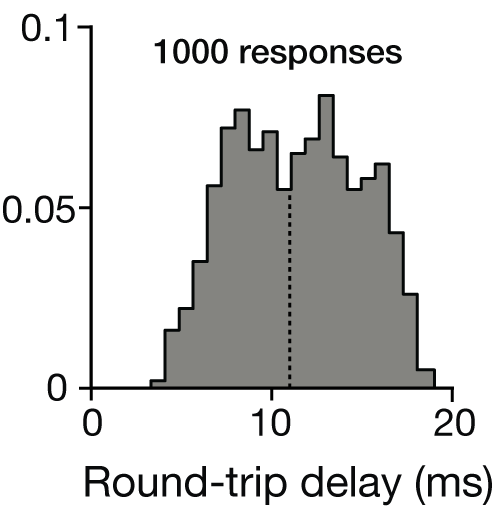
%> input picture doc/figures/latencies/usb.png, 503 x 509 px
$ octave latency_log_raw.m   (GNU Octave 9; MATLAB toolbox functions it lacks are replaced by stand-ins)
%> lines starting %> are read from the running program, lines starting %| are printed output that depends on the picture
%prep histograms (make manually and calibrate to iamges)

I=imread('./latencies/usb.png');
%> I is the input picture: size 509x503x3 uint8; mean R, G, B 217.9, 218, 217.2
clf; hold on;
bins{1}  =[0:20];
hists{1} =[0 0 0 0 0 3 5 8 9 10 9 8 9 10 8 7 8 7 1 1 0 ]
hists{1}=hists{1}./max(hists{1}); % ms

imagesc(flipud(I));
plot((bins{1}*18)+90,120+(hists{1}*300),'r');
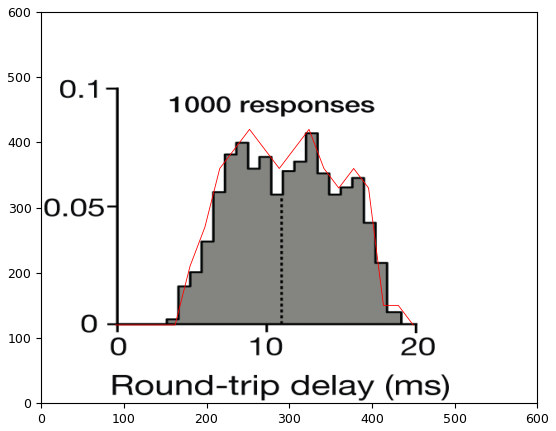
%> figure redrawn from the program's plot data
hists{1}=hists{1}./sum(hists{1});

%% rtxi
I=imread('./latencies/rtxi.png');
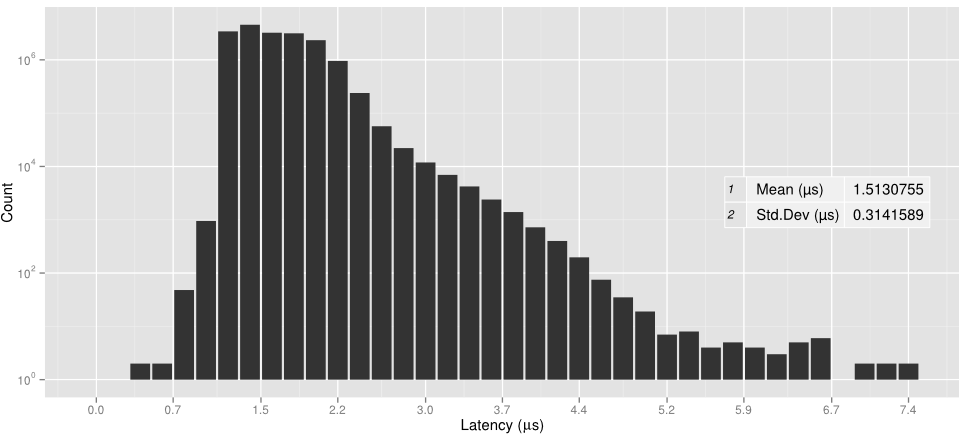
%> input picture doc/figures/latencies/rtxi.png, 959 x 438 px
%> I is the input picture: size 438x959x3 uint8; min 0, max 255, mean 189.1
clf; hold on;
bins{3}  =linspace(0,7.6,32); % us
hists{3} =[0 0 1 1 10 23 24 23 23 21 19 15 14 13 13 11 10 9 8 6 4 3 3 2 2 2 3 2 0 1 1 0]
hists{3}=hists{3}*.05; % ms

imagesc(flipud(I));
plot((bins{3}*110)+99,60+(hists{3}*300),'r');
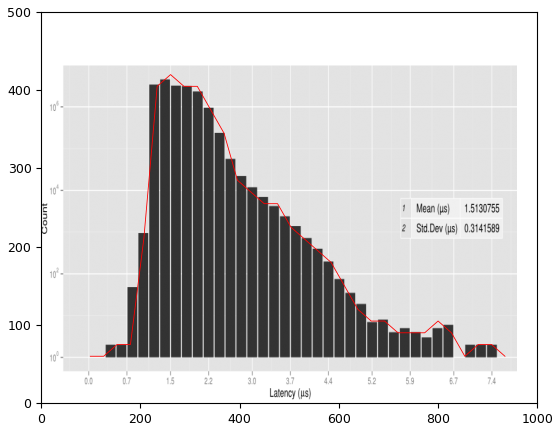
%> figure redrawn from the program's plot data
hists{3}=hists{3}./sum(hists{3});
%% pcie
I=imread('./latencies/pcie_direct.png');
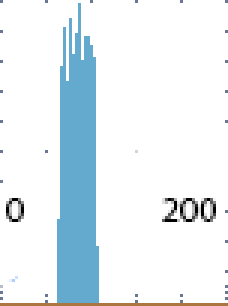
%> input picture doc/figures/latencies/pcie_direct.png, 76 x 102 px (shown 3 times larger)
%> I is the input picture: size 102x76x3 uint8; mean R, G, B 229.2, 238.7, 243.4
clf; hold on;
bins{2}  =linspace(0,200,35); % us
hists{2} =[0 0 0 0 0 0 0 0 0 5 5.5 6 6 6 5 0 0 0 0 0 0 0 0 0 0 0 0 0 0 0 0 0 0 0 0]
hists{2}=hists{2}*.05; % ms

imagesc(flipud(I));
plot((bins{2}*.375)+1,01+(hists{2}*300),'r');
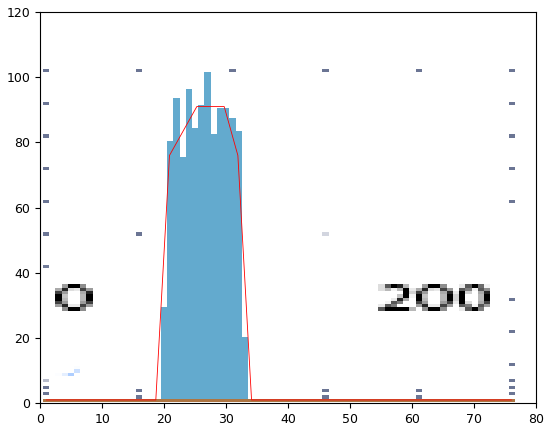
%> figure redrawn from the program's plot data
hists{2}=hists{2}./sum(hists{2});

%% usb
ranges=[0.5,0.501;1,7; 33,33.1; 50,90; 300,600; 800,2000; 5000,20000];
labels={'x'      ,'RTXI','Sample@30kHz', 'PCIe direct', 'PCIe OE chain', 'Ethernet', 'USB'};

clf;
semilogx(0,0);
hold on;
grid on;
for i=1:size(ranges,1)
    plot(ranges(i,:),[i i],'r','LineWidth',3);
    text(ranges(i,2).*1.2,i,labels{i});
end;

plot(bins{1}*1000,7+hists{1}*5,'r'); % usb histogram
plot(bins{2},4+hists{2}*5,'r'); % pcie histogram
plot(bins{3},2+hists{3}*5,'r'); % RTXI histogram

xlim([0 40000]); % us
ylim([0 i+1]);
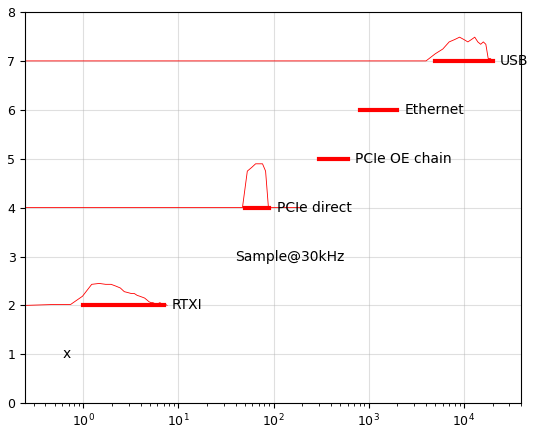
%> figure redrawn from the program's plot data; curve peaks at x = 9000, y = 7.49; curve peaks at x = 64.71, y = 4.9; curve peaks at x = 1.47, y = 2.45
